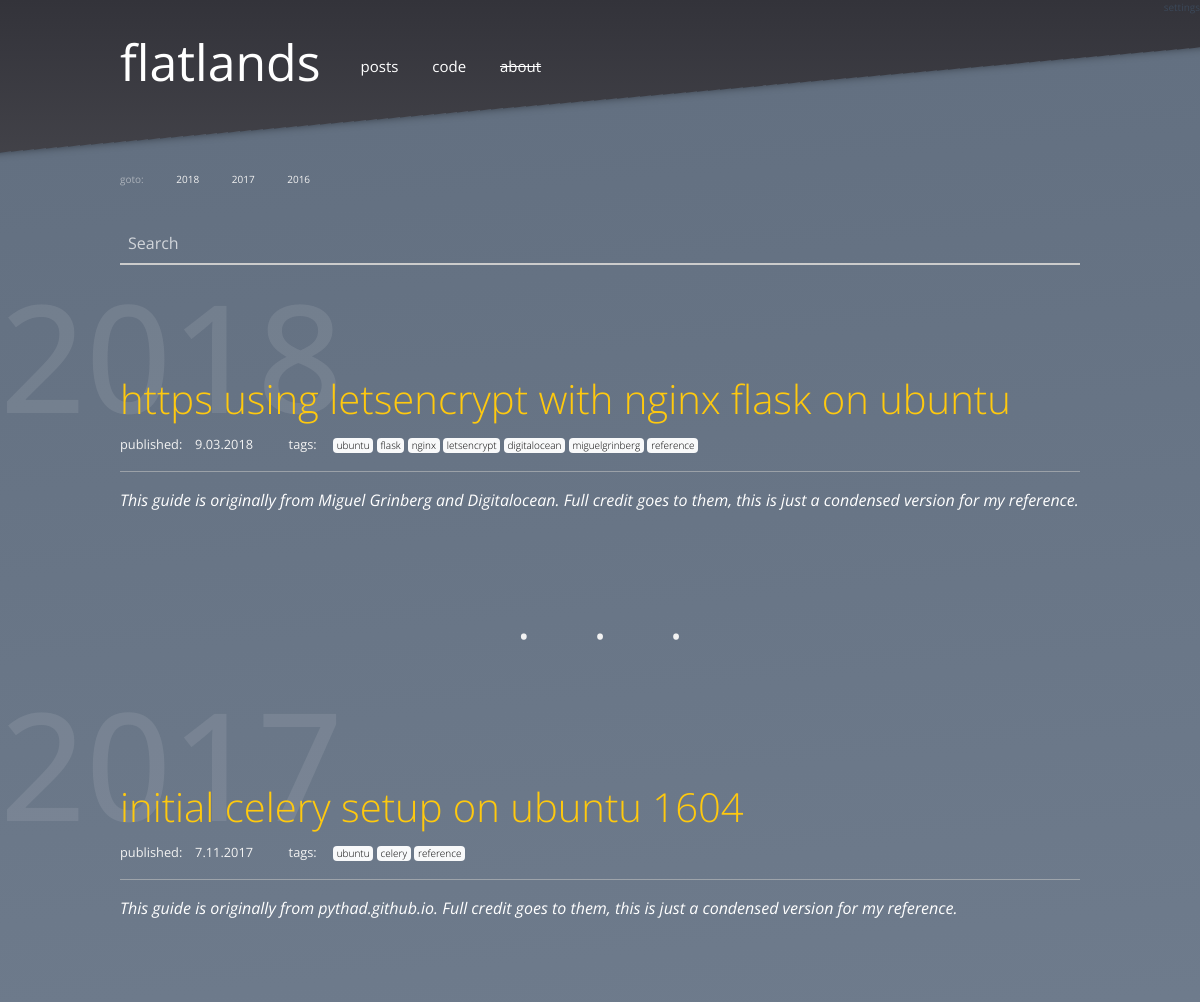
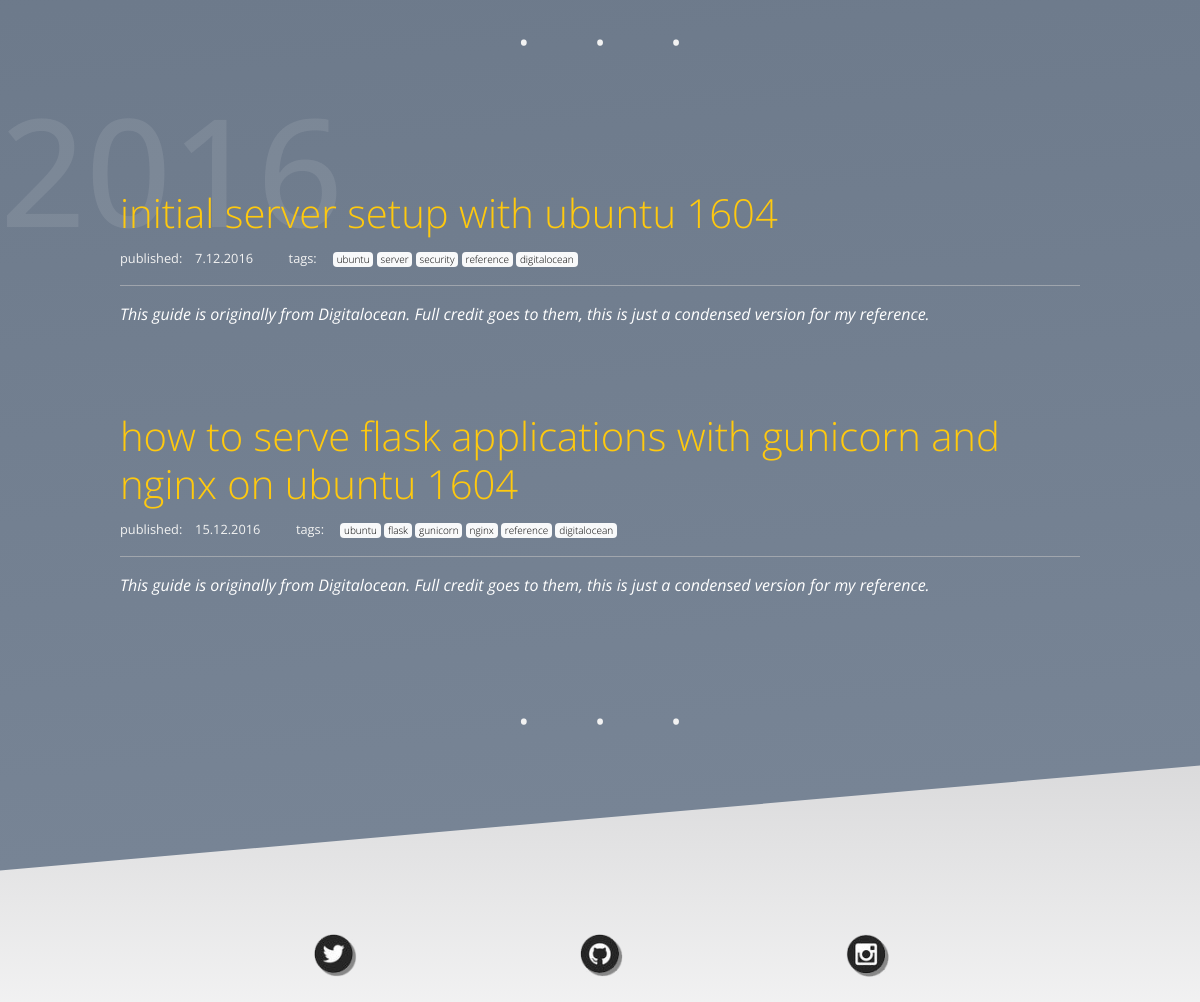
Page /tag/ubuntu on the committed database (2 pictures, top to bottom).
### modules/models.py (models this page shows, shortened)
class Post(db.Model):
    id = db.Column(db.Integer, primary_key=True)
    title = db.Column(db.String())
    author = db.Column(db.String())
    tags = db.Column(db.String())
    strap = db.Column(db.String())
    content = db.Column(db.String())
    pub_date = db.Column(db.String())
    published = db.Column(db.Boolean, default=False)

### app.py (the view)
@app.route('/tag/<tag>')
def tag(tag):
    all_posts = modules.database.Post().all()
    posts = modules.database.Post().query_tags(str(tag))
    years = modules.database.Post().years_from_posts(posts)
    return render_template('tag.html', posts=posts, years=years)

### modules/database.py (called while the page is built)
    def _retrive_posts(self):
        return modules.models.Post.query.all()

    def to_json(self, results):
        result = {}
        item = {}
        count = 1
        for row in results:
            for k, v in row.__dict__.items():
                if not k.startswith('_') and k != 'id':
                    item[k] = v
            result[count] = item
            count += 1
            item = {}
        return result

    def all(self):
        return self.to_json(self._retrive_posts())

    def years_from_posts(self, posts):
        years = []
        for code, data in posts.items():
            day, month, year = data['pub_date'].split('.')
            years.append(year)
        return sorted(list(set(years)), reverse=True)

    def query_tags(self, tag):
        output = {}
        for code, data in self.to_json(self._retrive_posts()).items():
            if tag in data['tags'].split(' '):
                output[code] = data
        return output

### templates/tag.html
{% extends "base.html" %}
{% block content %}
{% include 'post_nav.html' %}
{% for year in years %}
    <a name="{{ year }}">
        <div class="section-head">
            <h4>{{ year }}</h4>
        </div>
    </a>
    {% for code, data in posts.items()|reverse %}
        {% if data.pub_date.endswith(year) and data.published != False %}
            <div class="blog-post">
                <h4><a href="/post/{{ data.title|replace(" ", "-") }}">{{data.title}}</a></h4>
                <small>
                    published:&emsp;{{data.pub_date}} &emsp; &emsp;
                    tags:&emsp;
                        {% for tag in data.tags.split(' ') %}
                        <span class="badge badge-light"><a style="color:black;font-size:10px;" href="/tag/{{tag}}">{{tag}}</a></span>
                        {% endfor %}
                    </small>
                    <hr style="background-color:rgba(242, 242, 242, .5);">
                <div class="blog-post-strap">{{data.strap}}</div>
            </div>
            <p style="height:30px;"></p>
        {% endif %}
    {% endfor %}
    <div style="color: rgb(242, 242, 242); text-align: center; word-spacing: 50px; font-size: 50px;">· · ·</div>
{% endfor %}
{% endblock %}

### static/css/main.css (style rules this page uses)
body { margin: 0; font-family: 'Open Sans', sans-serif; background: linear-gradient(rgb(51, 51, 58), white); }
.section-head { height:110px; }
.section-head h4 { font-size: 150px; color:rgba(242, 242, 242, .1); }
.blog-post { position:relative; padding-left: 10%; padding-right: 10%; padding-bottom: 40px; }
.blog-post small { color: rgb(242, 242, 242); }
.blog-post small a { color: rgb(242, 242, 242); }
.blog-post-strap { color: white; font-style: italic; }
.blog-post a { font-size: 40px; font-weight: 300; color: rgb(255, 201, 14); text-decoration: none; }
::placeholder { color:white; opacity: .7; }

### rows in the picture
Post: title "https using letsencrypt with nginx flask on ubuntu", pub_date "9.03.2018", strap "This guide is originally from Miguel Grinberg and Digitalocean. Full credit goes to them, this is just a condensed version for my reference."
Post: title "initial celery setup on ubuntu 1604", pub_date "7.11.2017", strap "This guide is originally from pythad.github.io. Full credit goes to them, this is just a condensed version for my reference."
Post: title "initial server setup with ubuntu 1604", pub_date "7.12.2016", strap "This guide is originally from Digitalocean. Full credit goes to them, this is just a condensed version for my reference."
Post: title "how to serve flask applications with gunicorn and nginx on ubuntu 1604", pub_date "15.12.2016", strap "This guide is originally from Digitalocean. Full credit goes to them, this is just a condensed version for my reference."

### other values in the picture
{{ year }} "2018" "2017" "2016"
{{ tag }} "ubuntu" "flask" "nginx" "letsencrypt" "digitalocean" "miguelgrinberg" "reference" "ubuntu" "celery" "reference" "ubuntu" "server" "security" "reference" "digitalocean" "ubuntu" "flask" "gunicorn" "nginx" "reference" "digitalocean"
